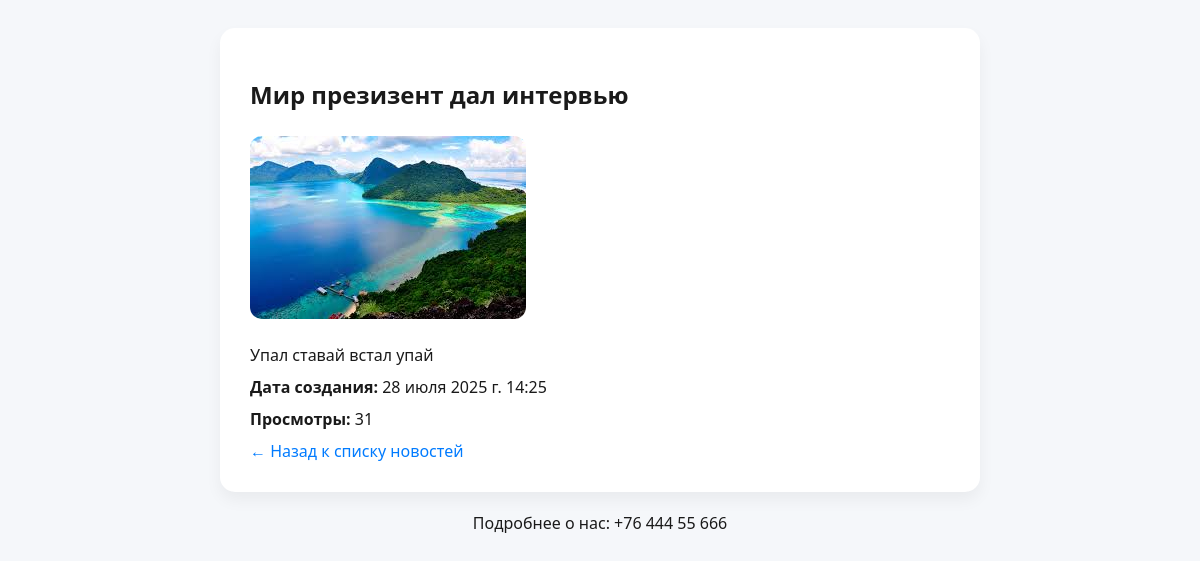
/news_detail/14/, run on the app's committed database.
### news/models.py (models this page shows, shortened)
class News(models.Model):
    title = models.CharField(max_length=100, verbose_name='Название')
    description = models.TextField(verbose_name='Описание')
    created_at = models.DateTimeField(auto_now_add=True, verbose_name='Дата создания')
    views_count = models.IntegerField(default=0 ,verbose_name='Просмотры')
    news_image = models.ImageField(upload_to='news_image/',blank=True,null=True,verbose_name='Новостное изображение')

### news/views.py (the view)
# urls.py: path('news_detail/<int:id>/', news_detail, name='news_detail'),
def news_detail(request, id):
    news = get_object_or_404(News, id=id)
    news.views_count += 1
    news.save( update_fields=['views_count'] )
    context = {'news' : news}
    return render(request, 'news_detail.html', context )

### news/templates/news_detail.html (shortened to what this page needs)
{% load static %}
<!DOCTYPE html>
<html lang="ru">
<head>
    <link rel="stylesheet" href="{% static 'css/news_detail.css' %}">
    <link rel="stylesheet" href="{% static 'css/theme.css' %}">
</head>
<body>
    <div class="news-detail">
        <h2>{{ news.title }}</h2>
        {% if news.news_image %}
            <img src="{{ news.news_image.url }}" alt="{{ news.title }}">
        {% else %}
            <p><i>Фото нет</i></p>
        {% endif %}
        <p>{{ news.description }}</p>
        <p><strong>Дата создания:</strong> {{ news.created_at }}</p>
        <p><strong>Просмотры:</strong> {{ news.views_count }}</p>
        <a href="{% url 'news_list' %}">← Назад к списку новостей</a>
    </div>
    <footer style="text-align:center; margin-top:20px;">
        <p>Подробнее о нас: +76 444 55 666</p>
    </footer>
</body>
</html>

### news/static/css/news_detail.css (style rules this page uses)
body { padding: 20px; font-family: 'Segoe UI', sans-serif; background-color: var(--bg-light); color: var(--text-light); transition: all 0.3s ease-in-out; }
.news-detail { max-width: 700px; margin: 0 auto; padding: 30px; background-color: var(--card-light); border-radius: 15px; box-shadow: 0 8px 16px rgba(0, 0, 0, 0.05); transition: background-color 0.3s; }
.news-detail h2 { margin-bottom: 15px; }
.news-detail img { max-width: 100%; margin: 10px 0; border-radius: 12px; }
.news-detail p { margin: 10px 0; font-size: 1rem; }
a { color: #007BFF; text-decoration: none; }

### news/static/css/theme.css (style rules this page uses)
:root { --bg-light: #f5f7fa; --text-light: #1a1a1a; --card-light: #ffffff; --bg-dark: #121212; --text-dark: #e0e0e0; --card-dark: #1e1e1e; }
body { background-color: var(--bg-light); color: var(--text-light); transition: all 0.3s ease-in-out; }
body { transition: background-color 0.3s ease, color 0.3s ease; }

### data on the page
News: title "Мир презизент дал интервью", news_image (picture), description "Упал ставай встал упай", created_at "28 июля 2025 г. 14:25", views_count "31"
